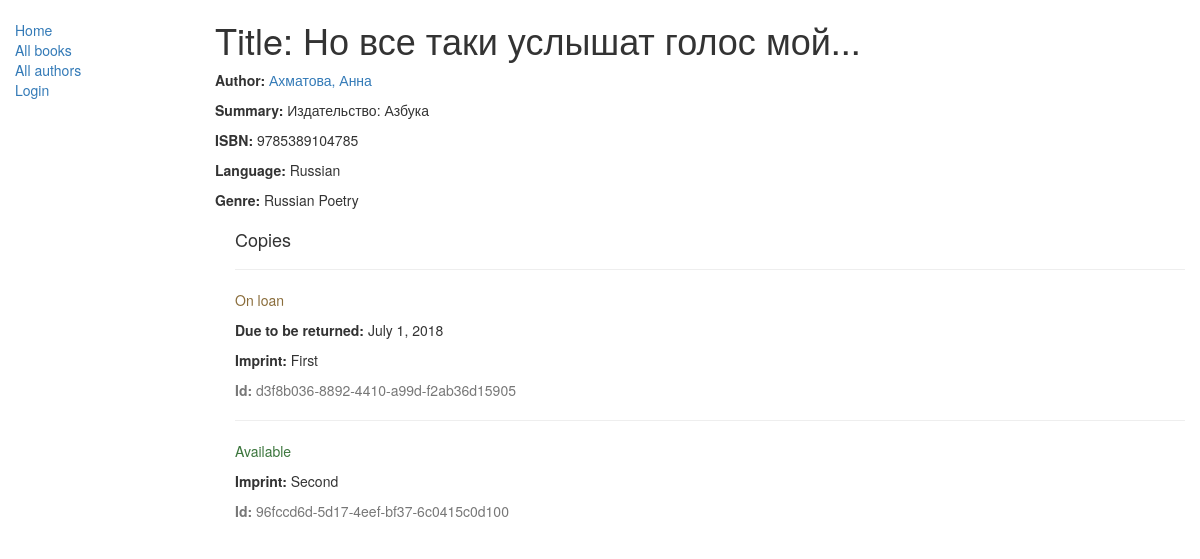
/catalog/book/1, run on the app's committed database.
### catalog/models.py (models this page shows, shortened)
class Book(models.Model):
    title = models.CharField(max_length=200)
    author = models.ForeignKey('Author', on_delete=models.SET_NULL, null=True)
    summary = models.TextField(max_length=1000, help_text="Enter a brief description of the book")
    isbn = models.CharField('ISBN',max_length=13, help_text='13 Character <a href="https://www.isbn-international.org/content/what-isbn">ISBN number</a>')
    genre = models.ManyToManyField(Genre, help_text="Select a genre for this book")
    language = models.ForeignKey('Language', on_delete=models.SET_NULL, null=True)
    def display_genre(self):
        """
        Creates a string for the Genre. This is required to display genre in Admin.
        """
        return ', '.join([genre.name for genre in self.genre.all()[:3] ])
    display_genre.short_description = 'Genre'

class Author(models.Model):
    first_name = models.CharField(max_length=100)
    last_name = models.CharField(max_length=100)
    date_of_birth = models.DateField(null=True, blank=True)
    date_of_death = models.DateField('Died', null=True, blank=True)
    def __str__(self):
        return '%s, %s' % (self.last_name, self.first_name)
    class Meta:
        ordering = ['last_name']

class Language(models.Model):
    name = models.CharField(max_length=200, help_text="Enter a the book's natural language (e.g. English, French, Japanese etc.)")
    def __str__(self):
        return self.name

class Genre(models.Model):
    name = models.CharField(max_length=200, help_text="Enter a book genre (e.g. Science Fiction, French Poetry etc.)")
    def __str__(self):
        return self.name

class BookInstance(models.Model):
    id = models.UUIDField(primary_key=True, default=uuid.uuid4, help_text="Unique ID for this particular book across whole library")
    book = models.ForeignKey('Book', on_delete=models.SET_NULL, null=True)
    imprint = models.CharField(max_length=200)
    due_back = models.DateField(null=True, blank=True)
    LOAN_STATUS = (
        ('m', 'Maintenance'),
        ('o', 'On loan'),
        ('a', 'Available'),
        ('r', 'Reserved'),
    )
    status = models.CharField(max_length=1, choices=LOAN_STATUS, blank=True, default='d', help_text='Book availability')
    borrower = models.ForeignKey(User, on_delete=models.SET_NULL, null=True, blank=True)
    class Meta:
        ordering = ["due_back"]
    def display_book(self):
        """
        Creates a string for the Book. This is required to display book in Admin.
        """
        return str(self.book.title)
    display_book.short_description = 'Book'

### catalog/views.py (the view)
# urls.py: re_path(r'^book/(?P<pk>\d+)$', views.BookDetailView.as_view(), name='book-detail'),
class BookDetailView(generic.DetailView):
    model = Book

### catalog/templates/catalog/book_detail.html
{% extends "base_generic.html" %}
{% block content %}
    <h1>Title: {{ book.title }}</h1>
    <p><strong>Author:</strong> <a href="{% url 'author-detail' book.author.pk %}">{{ book.author }}</a></p>
    <p><strong>Summary:</strong> {{ book.summary }}</p>
    <p><strong>ISBN:</strong> {{ book.isbn }}</p>
    <p><strong>Language:</strong> {{ book.language }}</p>
    <p><strong>Genre:</strong> {% for genre in book.genre.all %} {{ genre }}{% if not forloop.last %}, {% endif %}{% endfor %}</p>
    <div style="margin-left:20px;margin-top:20px">
        <h4>Copies</h4>
        {% for copy in book.bookinstance_set.all %}
        <hr>
        <p class="{% if copy.status == 'a' %}text-success{% elif copy.status == 'd' %}text-danger{% else %}text-warning{% endif %}">
            {{ copy.get_status_display }}
        </p>
        {% if copy.status != 'a' %}
            <p><strong>Due to be returned:</strong> {{copy.due_back}}</p>
        {% endif %}
        <p><strong>Imprint:</strong> {{copy.imprint}}</p>
        <p class="text-muted"><strong>Id:</strong> {{copy.id}}</p>
        {% endfor %}
    </div>
{% endblock %}

### data on the page
Book: title "Но все таки услышат голос мой...", author "Ахматова, Анна", summary "Издательство: Азбука", isbn "9785389104785", language "Russian"
Genre: name "Russian Poetry"
BookInstance: status "On loan", due_back "July 1, 2018", imprint "First", id "d3f8b036-8892-4410-a99d-f2ab36d15905"
BookInstance: status "Available", imprint "Second", id "96fccd6d-5d17-4eef-bf37-6c0415c0d100"
